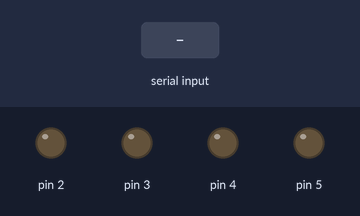
A sketch run on a simulated Arduino Uno, built with avr-gcc and run on an emulated ATmega328P. Shown: output pins drawn as LEDs (lit = HIGH). The inputs (shaded band) are chosen by the test bench.

Above: at 1.2 s.
1.3 s: byte 30 received over Serial
At 2.5 s:
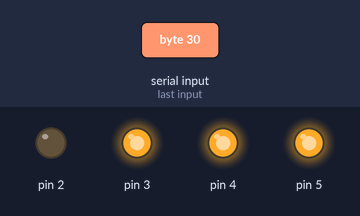
2.8 s: byte 90 received over Serial
At 3.6 s:
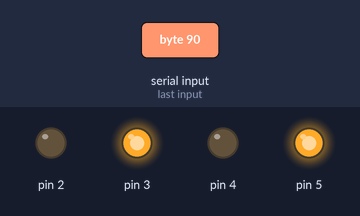
4.3 s: byte 120 received over Serial
At 4.8 s:
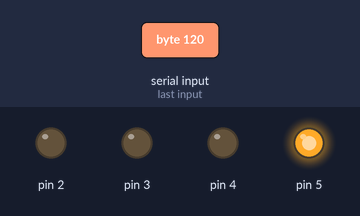
Timing chart, 0 to 7.3 s (numbered marks = the images above; inputs shaded):
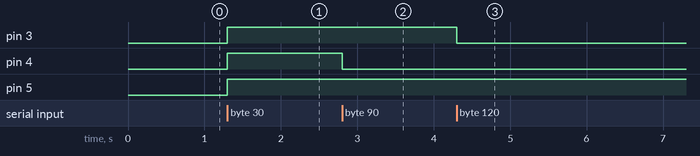

Measured:
- after the input at 1.3 s, pin 3–5: LOW → HIGH at once
- after the input at 2.8 s, pin 4: HIGH → LOW at once
- after the input at 4.3 s, pin 3: HIGH → LOW at once

The sketch:

serial_2wd_task_v21.ino
```cpp
void setup()
{
  for (byte i=2;i<=5;i++)pinMode(i,1);
  Serial.begin(9600);
}

void loop()
{
  char x=Serial.read();
  for (byte i=0;i<4&&x!=0xFFFF;i++)digitalWrite(i+2,x&1<<i);
}


// A --> Right
// B --> Left
// C --> Forward
// L --> Backward
// P --> Stop
```
